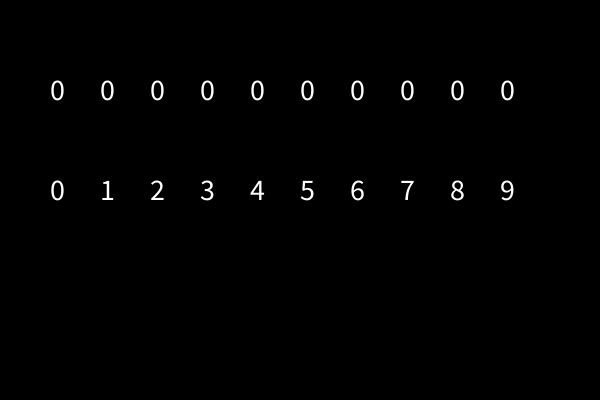
Frame 1 (no input)
Frame 60 (the mouse pressed at the canvas centre just before this capture): identical to frame 1, image omitted
Frame 120 (the mouse held since frame 60 and released just before this capture): identical to frame 1, image omitted

The Processing sketch that drew this single still picture (run headless with seeded random() and noise(); from frame 60 on, the mouse is pressed at the canvas centre):

// Processing sketch: incrementoConTeclas
// ── incrementoConTeclas.pde
int cant = 10;
int [] numero = new int[cant];
void setup() {
  size(600, 400);
  for (int i=0; i<cant; i++) {
    numero[i] = 0;
  }
  textSize(30);
}
void draw() {
  background(0);
  for (int i=0; i<cant; i++) {
    text(numero[i], 50+i*50, 100);

    text(i, 50+i*50, 200);
  }
  println(keyCode);
}
void keyPressed() {
  // keyCode 48 = 0
  // keyCode 49 = 1
  
  int tecla = keyCode-48; // asigno un valor a la tecla presionada
  if (keyCode>47 && keyCode<58) { // si coincide ese valor con un número
    numero[tecla]++;
  }


  /*if (keyCode==48) { // esto sería hacerlo número x número
   numero[0] ++;
   }
   if (keyCode==49) {
   numero[1] ++;
   }*/
}
